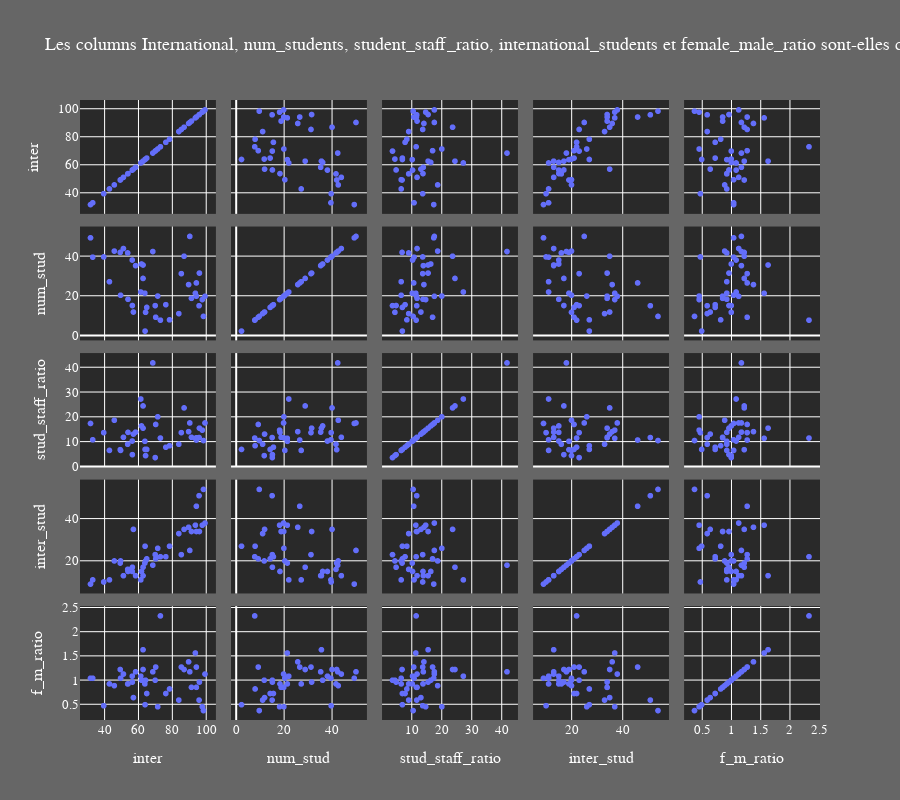

The cell this chart's notebook holds for it:
### Code cell
#------------------------------------------------------FIGURE3----------------------------------------------------------------------------#
scat_matrix2 = go.Splom(
                dimensions=[dict(label='inter',
                                 values=df2016['international']),
                            dict(label='num_stud',
                                 values=df2016['num_students']),
                            dict(label='stud_staff_ratio',
                                 values=df2016['student_staff_ratio']),
                            dict(label='inter_stud',
                                 values=df2016['international_students']),
                            dict(label='f_m_ratio',
                                 values=df2016['female_male_ratio'])     
                  
               ],
                text=df2016['world_rank'],
                marker=dict(showscale=False, # colors encode categorical variables
                            # line_color='white', line_width=0.5
                            )
                )

scat_matrix2_layout = go.Layout(
                    title="Les columns International, num_students, student_staff_ratio, international_students et female_male_ratio sont-elles corrélées?",
                    height=800,
                    font=dict(
                        family="sans serif",
                        size=13,
                        color="white"),
                    paper_bgcolor='rgba(0,0,0,0.60)',
                    plot_bgcolor='rgba(0,0,0,0.60)',
                    )
scat_matrix2_lay1 = go.Figure(data = scat_matrix2,layout=scat_matrix2_layout)
scat_matrix2_lay1

### Figure 1 — Plotly figure (JSON) as saved in the notebook; plotly's stock layout.template omitted (floating-point values rounded to 4 significant figures)
{"data": [{"dimensions": [{"label": "inter", "values": [64, 94.4, 76.3, 91.5, 84, 78.5, 96, 97.9, 65, 70, 64.3, 61.9, 94.4, 56.4, 49.5, 63.9, 56.5, 53.7, 57.1, 89.8, 53.9, 96.2, 93.8, 73.1, 62.8, 49.3, 98.6, 51.2, 87.1, 90.5, 68.6, 45.8, 62.8, 85.5, 42.9, 61.5, 71.5, 58.4, 99.5, 31.7, 39.5, 70.3, 33]}, {"label": "num_stud", "values": [2.243, 19.92, 15.6, 18.81, 11.07, 7.929, 15.06, 18.18, 14.22, 15.13, 11.75, 36.19, 26.61, 38.21, 20.38, 21.42, 15.17, 41.79, 11.88, 25.77, 18.33, 31.59, 21.39, 7.774, 35.69, 42.06, 9.666, 44.02, 40.13, 50.15, 42.5, 42.73, 28.88, 31.33, 27.23, 22.02, 19.97, 35.36, 19.84, 49.43, 39.76, 9.248, 39.66]}, {"label": "stud_staff_ratio", "values": [6.9, 11.6, 7.8, 11.8, 9, 8.4, 11.7, 14.7, 6.9, 3.6, 4.4, 16.4, 10.7, 10.3, 6.5, 10.2, 4.8, 9, 13.1, 14.1, 13.8, 15.5, 11.4, 11.5, 15.5, 6.8, 10.5, 11.8, 23.7, 17.6, 41.9, 18.7, 24.5, 13.7, 6.5, 27.3, 20.1, 13.9, 17.6, 17.4, 13.7, 17, 10.8]}, {"label": "inter_stud", "values": [27, 34, 22, 34, 33, 27, 51, 37, 21, 23, 20, 15, 46, 15, 20, 19, 17, 16, 35, 36, 15, 34, 37, 22, 13, 19, 54, 13, 35, 25, 18, 20, 17, 23, 11, 11, 26, 13, 38, 9, 10, 21, 11]}, {"label": "f_m_ratio", "values": [0.4925, 0.8519, 0.7241, 0.8519, 0.5873, 0.8182, 0.5873, 0.4493, 0.7241, 1, 1, 1, 1.273, 1.083, 1.041, 0.9231, 0.9608, 0.9231, 0.6393, 1.381, 0.9231, 0.9608, 1.564, 2.333, 1.632, 1.222, 0.3699, 1.128, 1.222, 1.174, 1.174, 0.8868, 1.222, 1.273, 0.9231, 1.083, 0.4493, 1.174, 1.128, 1.041, 0.4706, 1.273, 1.041]}], "marker": {"showscale": false}, "text": [1, 2, 3, 4, 5, 7, 8, 9, 10, 11, 12, 13, 14, 16, 17, 18, 20, 21, 22, 24, 25, 26, 27, 28, 29, 30, 31, 32, 33, 34, 35, 36, 37, 38, 39, 39, 41, 44, 44, 46, 47, 47, 50], "type": "splom"}], "layout": {"font": {"color": "white", "family": "sans serif", "size": 13}, "height": 800, "paper_bgcolor": "rgba(0,0,0,0.60)", "plot_bgcolor": "rgba(0,0,0,0.60)", "title": {"text": "Les columns International, num_students, student_staff_ratio, international_students et female_male_ratio sont-elles corrélées?"}}}
